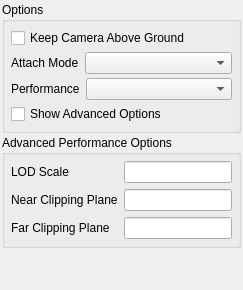
       <widget class="QWidget" name="mPreferencesGeneralTab" >
        <property name="accessibleName" >
         <string>General</string>
        </property>
        <attribute name="title" >
         <string>General</string>
        </attribute>
        <layout class="QVBoxLayout" >
         <property name="spacing" >
          <number>2</number>
         </property>
         <property name="leftMargin" >
          <number>2</number>
         </property>
         <property name="topMargin" >
          <number>2</number>
         </property>
         <property name="rightMargin" >
          <number>2</number>
         </property>
         <property name="bottomMargin" >
          <number>2</number>
         </property>
         <item>
          <layout class="QVBoxLayout" >
           <property name="spacing" >
            <number>6</number>
           </property>
           <property name="leftMargin" >
            <number>0</number>
           </property>
           <property name="topMargin" >
            <number>0</number>
           </property>
           <property name="rightMargin" >
            <number>0</number>
           </property>
           <property name="bottomMargin" >
            <number>0</number>
           </property>
           <item>
            <widget class="QGroupBox" name="groupBox" >
             <property name="title" >
              <string>Options</string>
             </property>
             <layout class="QVBoxLayout" >
              <property name="spacing" >
               <number>4</number>
              </property>
              <property name="leftMargin" >
               <number>6</number>
              </property>
              <property name="topMargin" >
               <number>6</number>
              </property>
              <property name="rightMargin" >
               <number>6</number>
              </property>
              <property name="bottomMargin" >
               <number>6</number>
              </property>
              <item>
               <widget class="QCheckBox" name="mGeneralEnableCameraCollisionCheckBox" >
                <property name="toolTip" >
                 <string>Selecting this will prevent the camera from going under the earth.</string>
                </property>
                <property name="text" >
                 <string>Keep Camera Above Ground</string>
                </property>
               </widget>
              </item>
              <item>
               <layout class="QHBoxLayout" >
                <property name="spacing" >
                 <number>6</number>
                </property>
                <property name="leftMargin" >
                 <number>0</number>
                </property>
                <property name="topMargin" >
                 <number>0</number>
                </property>
                <property name="rightMargin" >
                 <number>0</number>
                </property>
                <property name="bottomMargin" >
                 <number>0</number>
                </property>
                <item>
                 <widget class="QLabel" name="mGeneralAttachModeLabel" >
                  <property name="sizePolicy" >
                   <sizepolicy vsizetype="Preferred" hsizetype="Minimum" >
                    <horstretch>0</horstretch>
                    <verstretch>0</verstretch>
                   </sizepolicy>
                  </property>
                  <property name="text" >
                   <string>Attach Mode</string>
                  </property>
                  <property name="buddy" >
                   <cstring>mGeneralAttachModeComboBox</cstring>
                  </property>
                 </widget>
                </item>
                <item>
                 <widget class="QComboBox" name="mGeneralAttachModeComboBox" >
                  <property name="sizePolicy" >
                   <sizepolicy vsizetype="Fixed" hsizetype="Preferred" >
                    <horstretch>1</horstretch>
                    <verstretch>0</verstretch>
                   </sizepolicy>
                  </property>
                  <property name="toolTip" >
                   <string>Selects first or third person attach mode. </string>
                  </property>
                 </widget>
                </item>
               </layout>
              </item>
              <item>
               <layout class="QHBoxLayout" >
                <property name="spacing" >
                 <number>6</number>
                </property>
                <property name="leftMargin" >
                 <number>0</number>
                </property>
                <property name="topMargin" >
                 <number>0</number>
                </property>
                <property name="rightMargin" >
                 <number>0</number>
                </property>
                <property name="bottomMargin" >
                 <number>0</number>
                </property>
                <item>
                 <widget class="QLabel" name="mGeneralPerformaceLabel" >
                  <property name="sizePolicy" >
                   <sizepolicy vsizetype="Preferred" hsizetype="Minimum" >
                    <horstretch>0</horstretch>
                    <verstretch>0</verstretch>
                   </sizepolicy>
                  </property>
                  <property name="text" >
                   <string>Performance</string>
                  </property>
                  <property name="buddy" >
                   <cstring>mGeneralPerformanceComboBox</cstring>
                  </property>
                 </widget>
                </item>
                <item>
                 <widget class="QComboBox" name="mGeneralPerformanceComboBox" >
                  <property name="sizePolicy" >
                   <sizepolicy vsizetype="Fixed" hsizetype="Preferred" >
                    <horstretch>1</horstretch>
                    <verstretch>0</verstretch>
                   </sizepolicy>
                  </property>
                  <property name="toolTip" >
                   <string>Select one of the preset performance options of customize your own. </string>
                  </property>
                 </widget>
                </item>
               </layout>
              </item>
              <item>
               <widget class="QCheckBox" name="mGeneralShowAdvancedOptionsCheckBox" >
                <property name="text" >
                 <string>Show Advanced Options</string>
                </property>
               </widget>
              </item>
             </layout>
            </widget>
           </item>
          </layout>
         </item>
         <item>
          <widget class="QWidget" native="1" name="widget_5" >
           <property name="sizePolicy" >
            <sizepolicy vsizetype="Preferred" hsizetype="Preferred" >
             <horstretch>0</horstretch>
             <verstretch>10</verstretch>
            </sizepolicy>
           </property>
           <layout class="QVBoxLayout" >
            <property name="spacing" >
             <number>0</number>
            </property>
            <property name="leftMargin" >
             <number>0</number>
            </property>
            <property name="topMargin" >
             <number>0</number>
            </property>
            <property name="rightMargin" >
             <number>0</number>
            </property>
            <property name="bottomMargin" >
             <number>0</number>
            </property>
            <item>
             <widget class="QGroupBox" name="mGeneralAdvancedPerformanceOptionsGroupBox" >
              <property name="title" >
               <string>Advanced Performance Options</string>
              </property>
              <layout class="QVBoxLayout" >
               <property name="spacing" >
                <number>4</number>
               </property>
               <property name="leftMargin" >
                <number>6</number>
               </property>
               <property name="topMargin" >
                <number>6</number>
               </property>
               <property name="rightMargin" >
                <number>6</number>
               </property>
               <property name="bottomMargin" >
                <number>6</number>
               </property>
               <item>
                <layout class="QGridLayout" >
                 <property name="leftMargin" >
                  <number>0</number>
                 </property>
                 <property name="topMargin" >
                  <number>0</number>
                 </property>
                 <property name="rightMargin" >
                  <number>0</number>
                 </property>
                 <property name="bottomMargin" >
                  <number>0</number>
                 </property>
                 <property name="horizontalSpacing" >
                  <number>6</number>
                 </property>
                 <property name="verticalSpacing" >
                  <number>6</number>
                 </property>
                 <item row="0" column="0" >
                  <widget class="QLabel" name="mGeneralLODScaleLabel" >
                   <property name="text" >
                    <string>LOD Scale</string>
                   </property>
                   <property name="buddy" >
                    <cstring>mGeneralLODScaleLineEdit</cstring>
                   </property>
                  </widget>
                 </item>
                 <item row="0" column="1" >
                  <widget class="QLineEdit" name="mGeneralLODScaleLineEdit" >
                   <property name="toolTip" >
                    <string>This is the scale value for level of detail</string>
                   </property>
                  </widget>
                 </item>
                 <item row="1" column="0" >
                  <widget class="QLabel" name="mGeneralNearClippingPlaneLabel" >
                   <property name="text" >
                    <string>Near Clipping Plane</string>
                   </property>
                   <property name="buddy" >
                    <cstring>mGeneralNearClippingPlaneLineEdit</cstring>
                   </property>
                  </widget>
                 </item>
                 <item row="2" column="0" >
                  <widget class="QLabel" name="mGeneralFarClippingPlaneLabel" >
                   <property name="text" >
                    <string>Far Clipping Plane</string>
                   </property>
                   <property name="buddy" >
                    <cstring>mGeneralFarClippingPlaneLineEdit</cstring>
                   </property>
                  </widget>
                 </item>
                 <item row="1" column="1" >
                  <widget class="QLineEdit" name="mGeneralNearClippingPlaneLineEdit" >
                   <property name="toolTip" >
                    <string>The distance at which the camera will cull near geometry</string>
                   </property>
                  </widget>
                 </item>
                 <item row="2" column="1" >
                  <widget class="QLineEdit" name="mGeneralFarClippingPlaneLineEdit" >
                   <property name="toolTip" >
                    <string>The distance at which the camera will cull far geometry</string>
                   </property>
                  </widget>
                 </item>
                </layout>
               </item>
              </layout>
             </widget>
            </item>
            <item>
             <spacer>
              <property name="orientation" >
               <enum>Qt::Vertical</enum>
              </property>
              <property name="sizeHint" >
               <size>
                <width>20</width>
                <height>40</height>
               </size>
              </property>
             </spacer>
            </item>
           </layout>
          </widget>
         </item>
        </layout>
       </widget>
